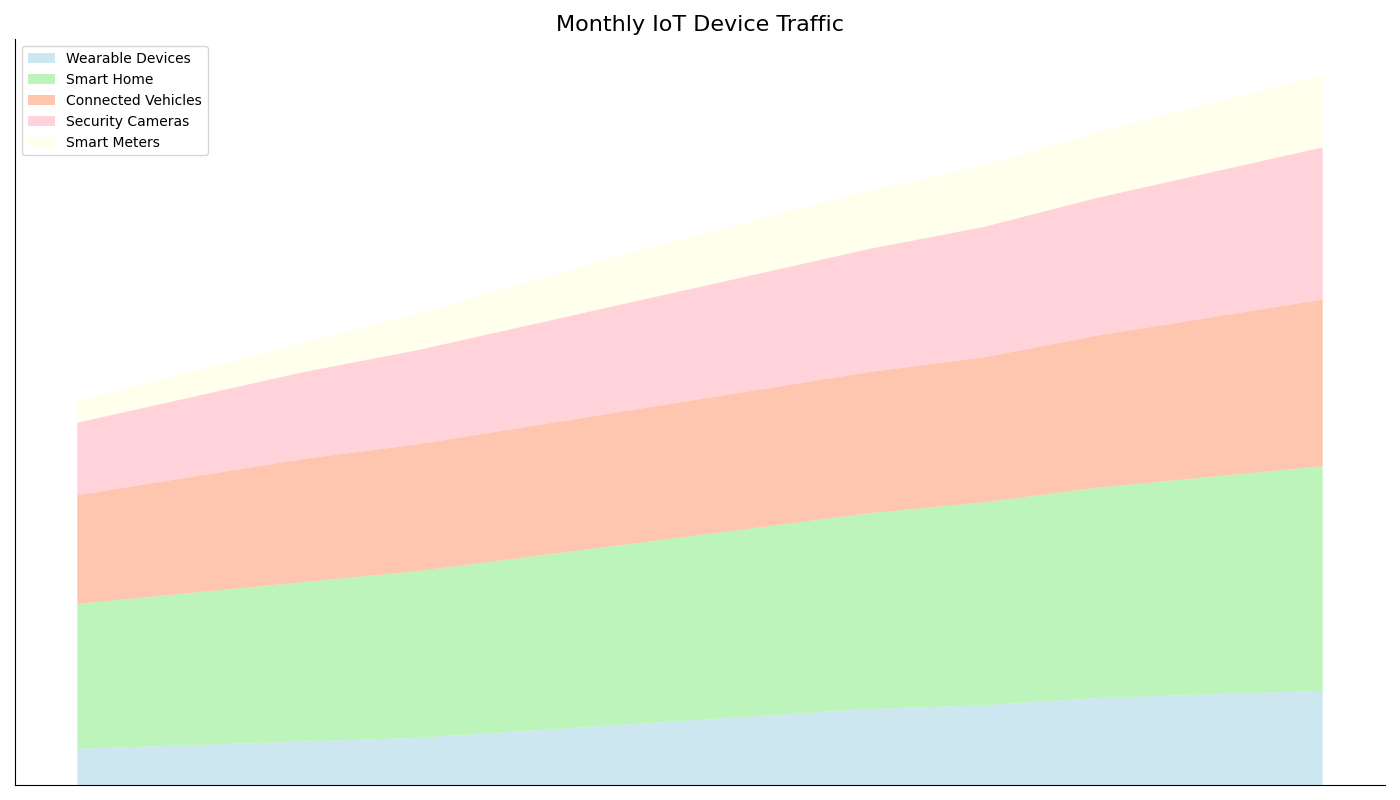

Recreate this plot in Python.
import matplotlib.pyplot as plt
import numpy as np

months = ['Jan', 'Feb', 'Mar', 'Apr', 'May', 'Jun', 'Jul', 'Aug', 'Sep', 'Oct', 'Nov', 'Dec']

smart_meters_traffic = [50, 55, 60, 65, 75, 85, 95, 105, 110, 120, 125, 130]
security_cameras_traffic = [200, 210, 220, 230, 240, 250, 260, 270, 280, 290, 300, 310]
connected_vehicles_traffic = [150, 160, 170, 175, 180, 185, 190, 195, 200, 210, 220, 230]
smart_home_traffic = [100, 110, 120, 130, 140, 150, 160, 170, 180, 190, 200, 210]
wearable_devices_traffic = [30, 35, 40, 50, 60, 70, 75, 80, 85, 90, 95, 100]

fig, ax = plt.subplots(figsize=(14, 8))

traffic_data = np.vstack([
    smart_meters_traffic, 
    security_cameras_traffic, 
    connected_vehicles_traffic, 
    smart_home_traffic, 
    wearable_devices_traffic
])

ax.stackplot(months, traffic_data, colors=['#ADD8E6', '#90EE90', '#FFA07A', '#FFB6C1', '#FFFFE0'], alpha=0.6)

ax.set_xticks([])
ax.set_yticks([])

ax.grid(False)
ax.spines['top'].set_color('none')
ax.spines['right'].set_color('none')

plt.legend(['Wearable Devices', 'Smart Home', 'Connected Vehicles', 'Security Cameras', 'Smart Meters'], loc='upper left')
ax.set_title('Monthly IoT Device Traffic', fontsize=16)
plt.tight_layout()
plt.show()
